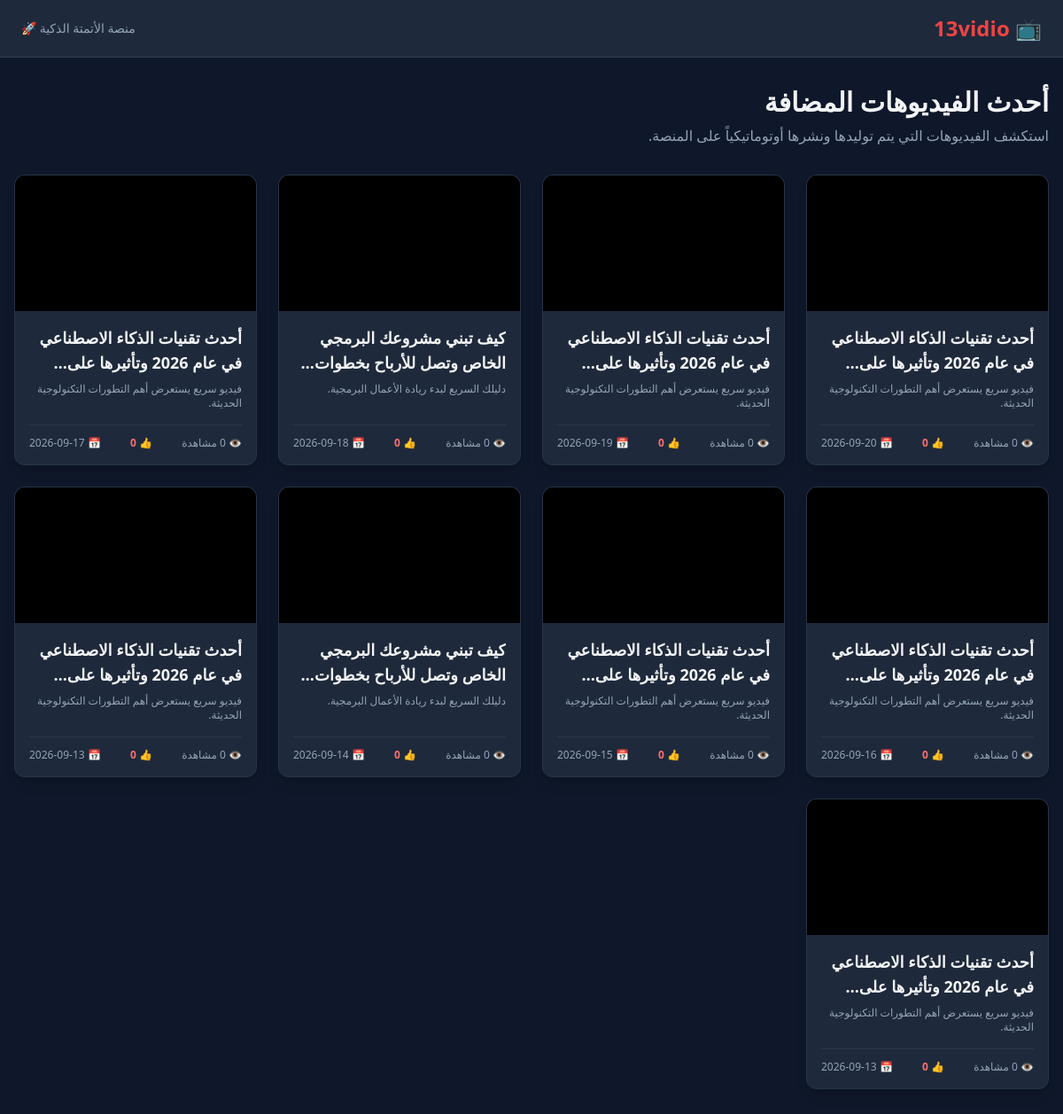
Before: / with the older database file.
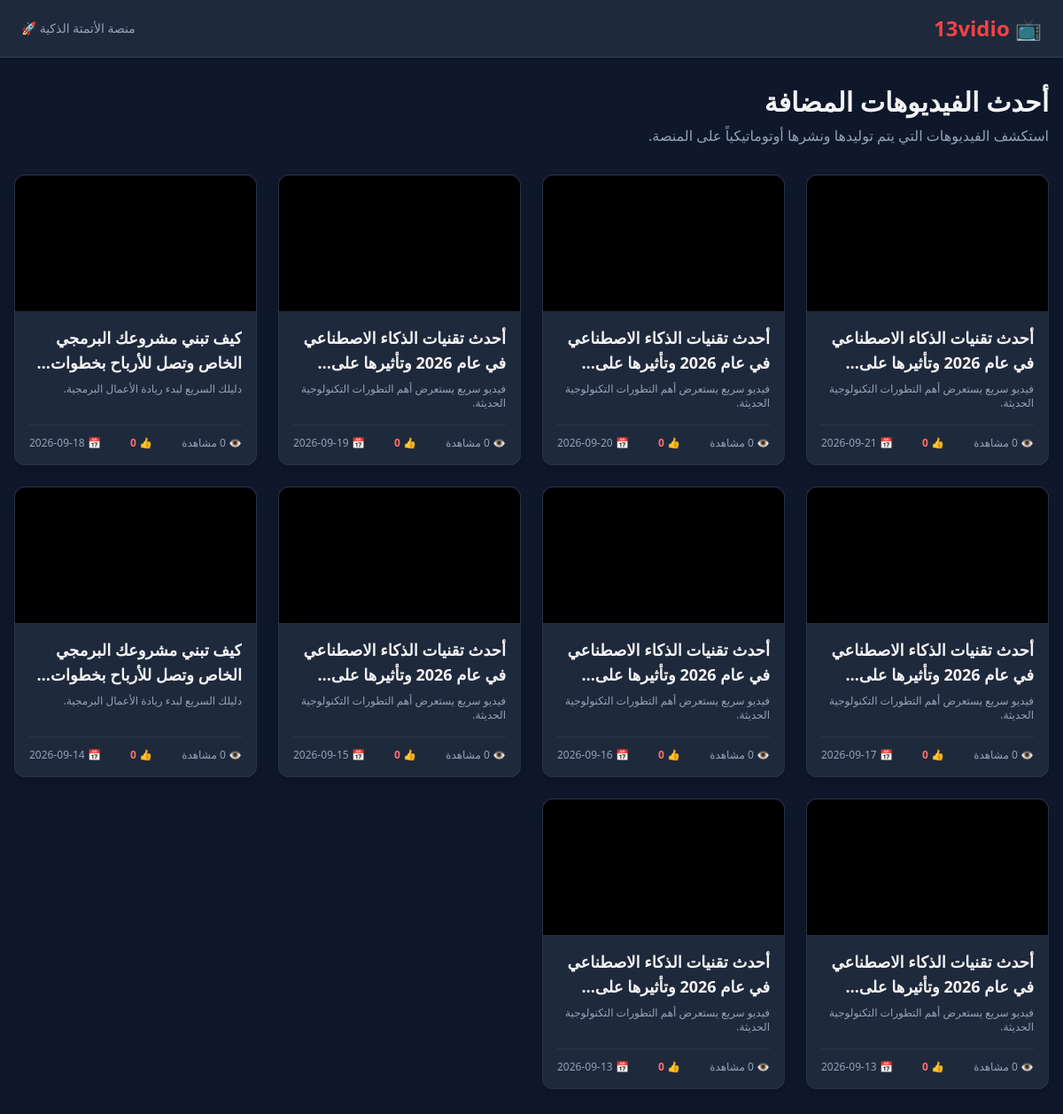
After: the same page with the newer database file.
### app.py (models this page shows)
class Video(db.Model):
  id = db.Column(db.Integer, primary_key=True)
  title = db.Column(db.String(200), nullable=False)
  description = db.Column(db.Text, nullable=True)
  video_url = db.Column(db.String(500), nullable=False)  # رابط الفيديو أو ملفه
  thumbnail_url = db.Column(
      db.String(500), nullable=True
  )  # صورة مصغرة للفيديو
  views = db.Column(db.Integer, default=0)
  likes = db.Column(db.Integer, default=0)
  created_at = db.Column(db.DateTime, default=datetime.utcnow)
  comments = db.relationship(
      "Comment", backref="video", lazy=True, cascade="all, delete-orphan"
  )

### app.py (the view)
@app.route("/")
def index():
  videos = Video.query.order_by(Video.created_at.desc()).all()
  return render_template("index.html", videos=videos)

### templates/index.html (shortened to what this page needs)
<!DOCTYPE html>
<html lang="ar" dir="rtl">
<head>
    <script src="https://cdn.tailwindcss.com"></script>
</head>
<body class="bg-slate-900 text-gray-100 min-h-screen">
    <nav class="bg-slate-800 border-b border-slate-700 px-6 py-4 flex justify-between items-center sticky top-0 z-50">
        <a href="{{ url_for('index') }}" class="text-2xl font-extrabold text-red-500 flex items-center gap-2">
            📺 13vidio
        </a>
        <div class="text-sm text-slate-400">
            منصة الأتمتة الذكية 🚀
        </div>
    </nav>
    <main class="max-w-7xl mx-auto px-4 py-8">
        <div class="mb-8">
            <h1 class="text-3xl font-bold mb-2">أحدث الفيديوهات المضافة</h1>
            <p class="text-slate-400">استكشف الفيديوهات التي يتم توليدها ونشرها أوتوماتيكياً على المنصة.</p>
        </div>
        <div class="grid grid-cols-1 sm:grid-cols-2 md:grid-cols-3 lg:grid-cols-4 gap-6">
            {% for video in videos %}
            <div class="bg-slate-800 rounded-xl overflow-hidden shadow-lg border border-slate-700/50 hover:border-red-500/50 transition duration-300 flex flex-col">
                <a href="{{ url_for('watch_video', video_id=video.id) }}" class="block aspect-video bg-black relative group">
                </a>
                <div class="p-4 flex flex-col flex-grow justify-between">
                    <div>
                        <a href="{{ url_for('watch_video', video_id=video.id) }}">
                            <h2 class="font-bold text-lg mb-2 line-clamp-2 hover:text-red-400 transition">{{ video.title }}</h2>
                        </a>
                        <p class="text-slate-400 text-xs line-clamp-2 mb-4">{{ video.description or "لا يوجد وصف." }}</p>
                    </div>
                    <div class="pt-3 border-t border-slate-700/60 flex justify-between items-center text-xs text-slate-400">
                        <span>👁️ {{ video.views }} مشاهدة</span>
                        <span class="text-red-400 font-semibold">👍 {{ video.likes }}</span>
                        <span>📅 {{ video.created_at.strftime('%Y-%m-%d') }}</span>
                    </div>
                </div>
            </div>
            {% else %}
            <div class="col-span-full text-center py-20 bg-slate-800/50 rounded-2xl border border-slate-800">
                <p class="text-xl text-slate-400 mb-2">لا توجد فيديوهات مضافة حتى الآن!</p>
                <p class="text-sm text-slate-500">قم بتشغيل أداة الأتمتة على جيت هب لتوليد أول فيديو.</p>
            </div>
            {% endfor %}
        </div>
    </main>
</body>
</html>

Changed rows visible on the page:
added Video: title "أحدث تقنيات الذكاء الاصطناعي في عام 2026 وتأثيرها…", description "فيديو سريع يستعرض أهم التطورات التكنولوجية الحديثة.", views "0", likes "0", created_at "2026-09-21"
